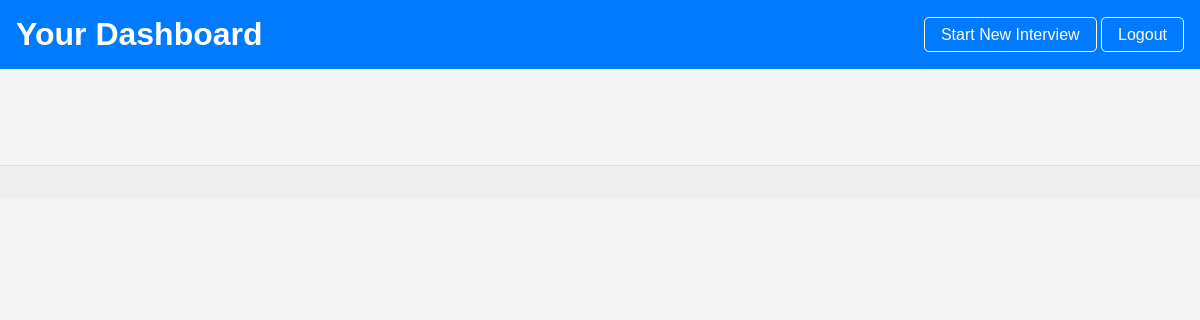
The page /dashboard (signed in) on the database as committed earlier.
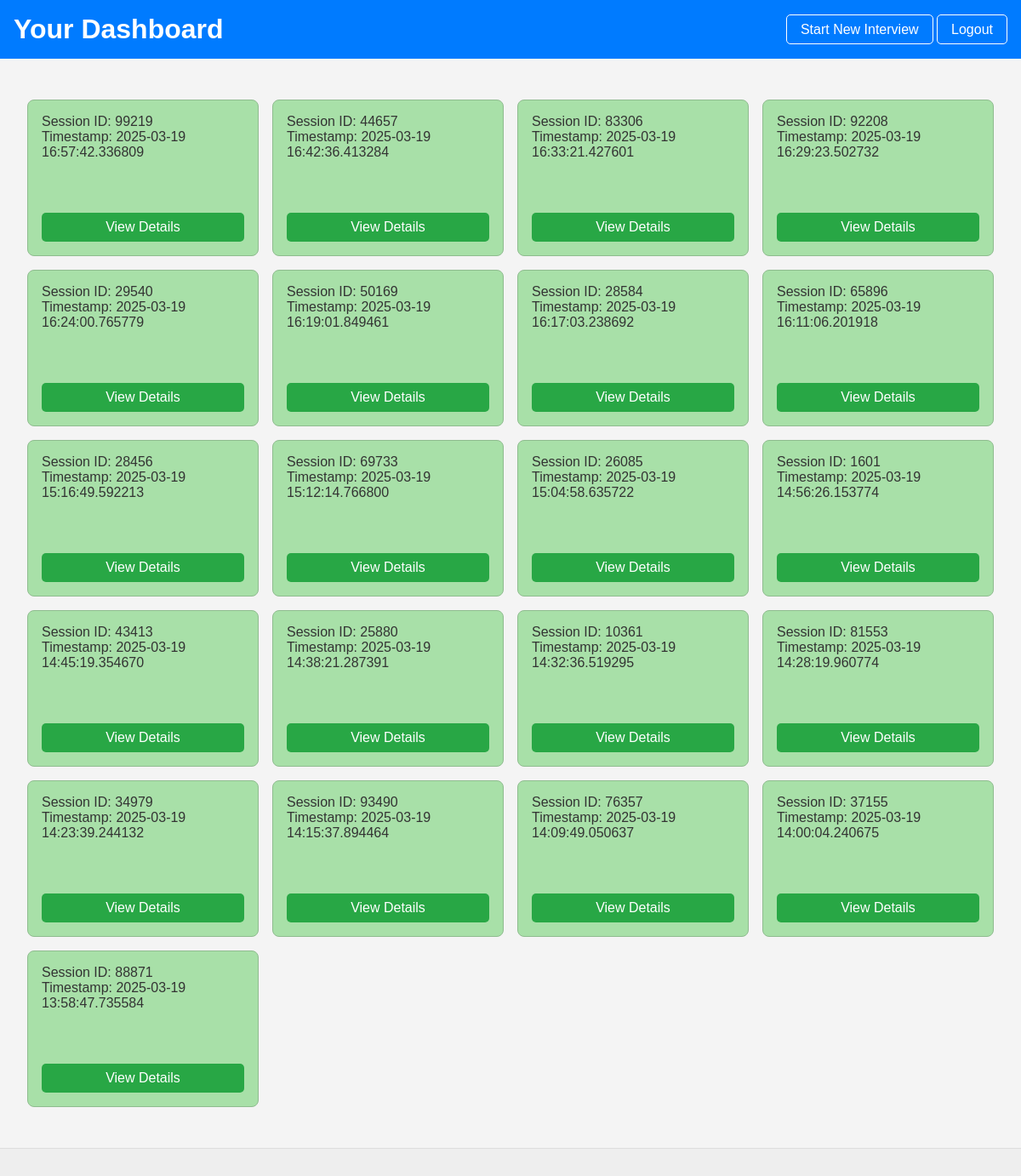
The same page on the database as committed later.
### tables this page shows
CREATE TABLE interviews (
    session_id INTEGER PRIMARY KEY,
    user_id INTEGER,
    interview_answers TEXT,
    interview_analysis TEXT,
    eye_contact REAL,
    timestamp DATETIME,
    FOREIGN KEY (user_id) REFERENCES users (user_id)
);

### app.py (the view)
@app.route('/dashboard')
@login_required
def dashboard():
    db = get_db()
    cursor = db.cursor()
    cursor.execute("SELECT session_id, timestamp FROM interviews WHERE user_id = ? ORDER BY timestamp DESC", (current_user.id,)) #add user_id to where clause
    sessions = cursor.fetchall()
    return render_template('dashboard.html', sessions=sessions)

### app.py (called while the page is built)
def get_db():
    db = getattr(g, '_database', None)
    if db is None:
        db = g._database = sqlite3.connect(DATABASE)
        db.row_factory = sqlite3.Row
    return db

@app.teardown_appcontext
def close_connection(exception):
    db = getattr(g, '_database', None)
    if db is not None:
        db.close()

@login_manager.user_loader
def load_user(user_id):
    db = get_db()
    cursor = db.cursor()
    cursor.execute("SELECT * FROM users WHERE user_id = ?", (user_id,))
    user = cursor.fetchone()
    if user:
        return User(user['user_id'], user['email'], user['password'])
    return None

### templates/dashboard.html (shortened to what this page needs)
<!DOCTYPE html>
<html lang="en">
<head>
    <link rel="stylesheet" href="{{ url_for('static', filename='dashboard_style.css') }}">
</head>
<body>
    <header>
        <h1>Your Dashboard</h1>
        <nav>
            <a href="/start_interview">Start New Interview</a> <a href="/logout">Logout</a>
        </nav>
    </header>
    <main>
        <ul class="session-grid">
            {% for session in sessions %}
            <li class="session-box">
                <span class="session-info">
                    Session ID: {{ session.session_id }} <br> Timestamp: {{ session.timestamp }}
                </span>
                <a href="{{ url_for('view_session', session_id=session.session_id) }}" class="view-details-button">View Details</a>
            </li>
            {% endfor %}
        </ul>
    </main>
    <footer>
    </footer>
</body>
</html>

### static/dashboard_style.css (style rules this page uses)
body { font-family: sans-serif; margin: 0; padding: 0; background-color: #f4f4f4; color: #333; }
header { background-color: #007bff; color: white; padding: 1rem; display: flex; justify-content: space-between; align-items: center; }
header h1 { margin: 0; }
header nav a { color: white; text-decoration: none; padding: 0.5rem 1rem; border: 1px solid white; border-radius: 5px; }
main { padding: 2rem; }
.session-grid { list-style: none; padding: 0; display: grid; grid-template-columns: repeat(5, 1fr); gap: 1rem; }
.session-box { background-color: #a8e0a8; border: 1px solid #8fbc8f; padding: 1rem; display: flex; flex-direction: column; justify-content: space-between; min-height: 150px; border-radius: 8px; }
.session-info { margin-bottom: 1rem; }
.view-details-button { background-color: #28a745; color: white; padding: 0.5rem 1rem; text-decoration: none; border-radius: 5px; text-align: center; }
footer { text-align: center; padding: 1rem; background-color: #eee; border-top: 1px solid #ddd; }
@media (max-width: 1200px) { .session-grid { grid-template-columns: repeat(4, 1fr); } }

Rows that differ between the two databases and show on the page:
added interviews: session_id "99219", timestamp "2025-03-19 16:57:42.336809"
added interviews: session_id "44657", timestamp "2025-03-19 16:42:36.413284"
added interviews: session_id "83306", timestamp "2025-03-19 16:33:21.427601"
added interviews: session_id "92208", timestamp "2025-03-19 16:29:23.502732"
added interviews: session_id "29540", timestamp "2025-03-19 16:24:00.765779"
added interviews: session_id "50169", timestamp "2025-03-19 16:19:01.849461"
added interviews: session_id "28584", timestamp "2025-03-19 16:17:03.238692"
added interviews: session_id "65896", timestamp "2025-03-19 16:11:06.201918"
added interviews: session_id "28456", timestamp "2025-03-19 15:16:49.592213"
added interviews: session_id "69733", timestamp "2025-03-19 15:12:14.766800"
added interviews: session_id "26085", timestamp "2025-03-19 15:04:58.635722"
added interviews: session_id "1601", timestamp "2025-03-19 14:56:26.153774"
added interviews: session_id "43413", timestamp "2025-03-19 14:45:19.354670"
added interviews: session_id "25880", timestamp "2025-03-19 14:38:21.287391"
added interviews: session_id "10361", timestamp "2025-03-19 14:32:36.519295"
added interviews: session_id "81553", timestamp "2025-03-19 14:28:19.960774"
added interviews: session_id "34979", timestamp "2025-03-19 14:23:39.244132"
added interviews: session_id "93490", timestamp "2025-03-19 14:15:37.894464"
added interviews: session_id "76357", timestamp "2025-03-19 14:09:49.050637"
added interviews: session_id "37155", timestamp "2025-03-19 14:00:04.240675"
added interviews: session_id "88871", timestamp "2025-03-19 13:58:47.735584"
